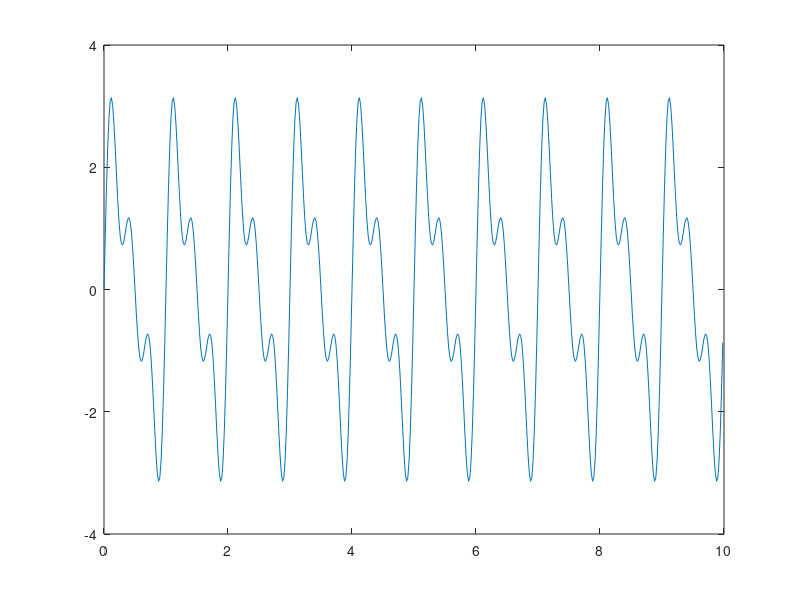
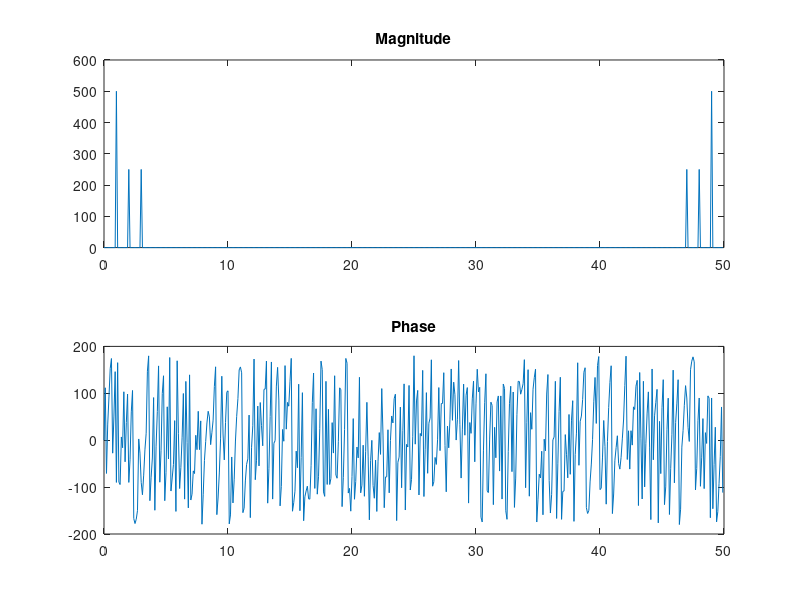

These charts were generated, in order, by the following MATLAB code:
t = 0:1/50:10-1/50;                     
x = 2*sin(2*pi*t) + sin(2*pi*2*t) + sin(2*pi*3*t);
plot(t,x)
y = fft(x);         
m = abs(y);                               
p = angle(y);
f = (0:length(y)-1)*50/length(y);
figure 
subplot(2,1,1)
plot(f,m)
title('Magnitude')

subplot(2,1,2)
plot(f,rad2deg(p))
title('Phase')